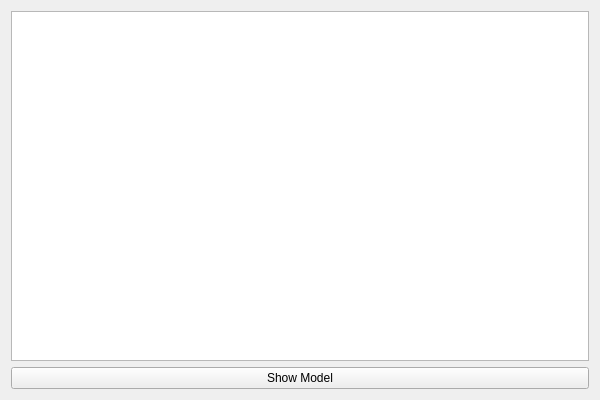
<?xml version="1.0" encoding="UTF-8"?>
<ui version="4.0">
 <class>MV_02Class</class>
 <widget class="QWidget" name="MV_02Class">
  <property name="geometry">
   <rect>
    <x>0</x>
    <y>0</y>
    <width>600</width>
    <height>400</height>
   </rect>
  </property>
  <property name="windowTitle">
   <string>MV_02</string>
  </property>
  <layout class="QVBoxLayout" name="verticalLayout">
   <item>
    <widget class="QListView" name="listView"/>
   </item>
   <item>
    <widget class="QPushButton" name="btn_ShowModel">
     <property name="text">
      <string>Show Model</string>
     </property>
    </widget>
   </item>
  </layout>
 </widget>
 <layoutdefault spacing="6" margin="11"/>
 <resources>
  <include location="MV_02.qrc"/>
 </resources>
 <connections/>
</ui>
